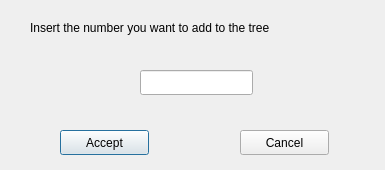
<?xml version="1.0" encoding="UTF-8"?>
<ui version="4.0">
 <class>popupwindowbst1</class>
 <widget class="QDialog" name="popupwindowbst1">
  <property name="geometry">
   <rect>
    <x>0</x>
    <y>0</y>
    <width>385</width>
    <height>170</height>
   </rect>
  </property>
  <property name="windowTitle">
   <string>Dialog</string>
  </property>
  <widget class="QPushButton" name="pushButton">
   <property name="geometry">
    <rect>
     <x>60</x>
     <y>130</y>
     <width>89</width>
     <height>25</height>
    </rect>
   </property>
   <property name="text">
    <string>Accept</string>
   </property>
  </widget>
  <widget class="QPushButton" name="pushButton_2">
   <property name="geometry">
    <rect>
     <x>240</x>
     <y>130</y>
     <width>89</width>
     <height>25</height>
    </rect>
   </property>
   <property name="text">
    <string>Cancel</string>
   </property>
  </widget>
  <widget class="QLabel" name="label">
   <property name="geometry">
    <rect>
     <x>30</x>
     <y>20</y>
     <width>321</width>
     <height>16</height>
    </rect>
   </property>
   <property name="text">
    <string>Insert the number you want to add to the tree</string>
   </property>
  </widget>
  <widget class="QLineEdit" name="lineEdit">
   <property name="geometry">
    <rect>
     <x>140</x>
     <y>70</y>
     <width>113</width>
     <height>25</height>
    </rect>
   </property>
  </widget>
 </widget>
 <resources/>
 <connections/>
</ui>
